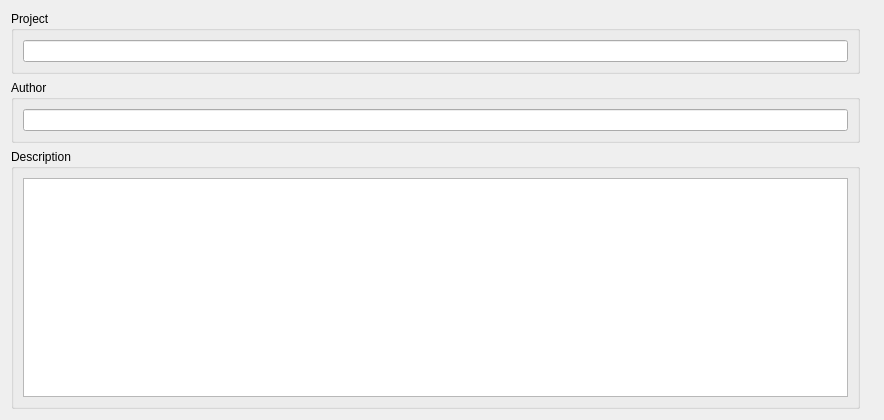
<?xml version="1.0" encoding="UTF-8"?>
<ui version="4.0">
 <class>Form</class>
 <widget class="QWidget" name="Form">
  <property name="geometry">
   <rect>
    <x>0</x>
    <y>0</y>
    <width>884</width>
    <height>420</height>
   </rect>
  </property>
  <property name="sizePolicy">
   <sizepolicy hsizetype="Preferred" vsizetype="Expanding">
    <horstretch>0</horstretch>
    <verstretch>0</verstretch>
   </sizepolicy>
  </property>
  <property name="windowTitle">
   <string>Form</string>
  </property>
  <layout class="QGridLayout" name="gridLayout_2">
   <item row="0" column="0">
    <layout class="QGridLayout" name="gridLayout">
     <item row="2" column="0">
      <widget class="QGroupBox" name="groupBox">
       <property name="sizePolicy">
        <sizepolicy hsizetype="Preferred" vsizetype="Preferred">
         <horstretch>0</horstretch>
         <verstretch>0</verstretch>
        </sizepolicy>
       </property>
       <property name="minimumSize">
        <size>
         <width>10</width>
         <height>0</height>
        </size>
       </property>
       <property name="maximumSize">
        <size>
         <width>10000</width>
         <height>10000</height>
        </size>
       </property>
       <property name="title">
        <string>Author</string>
       </property>
       <layout class="QHBoxLayout" name="horizontalLayout_10">
        <item>
         <widget class="QLineEdit" name="labelerEdit">
          <property name="sizePolicy">
           <sizepolicy hsizetype="Expanding" vsizetype="Preferred">
            <horstretch>0</horstretch>
            <verstretch>0</verstretch>
           </sizepolicy>
          </property>
          <property name="toolTip">
           <string>Project Author</string>
          </property>
          <property name="text">
           <string/>
          </property>
         </widget>
        </item>
       </layout>
      </widget>
     </item>
     <item row="1" column="0">
      <widget class="QGroupBox" name="groupBox_2">
       <property name="enabled">
        <bool>true</bool>
       </property>
       <property name="sizePolicy">
        <sizepolicy hsizetype="Expanding" vsizetype="Preferred">
         <horstretch>0</horstretch>
         <verstretch>0</verstretch>
        </sizepolicy>
       </property>
       <property name="title">
        <string>Project</string>
       </property>
       <layout class="QHBoxLayout" name="horizontalLayout_9">
        <item>
         <widget class="QLineEdit" name="projectNameEdit">
          <property name="sizePolicy">
           <sizepolicy hsizetype="Expanding" vsizetype="Preferred">
            <horstretch>0</horstretch>
            <verstretch>0</verstretch>
           </sizepolicy>
          </property>
          <property name="toolTip">
           <string>Project Title</string>
          </property>
          <property name="text">
           <string/>
          </property>
         </widget>
        </item>
       </layout>
      </widget>
     </item>
     <item row="3" column="0">
      <widget class="QGroupBox" name="groupBox_3">
       <property name="sizePolicy">
        <sizepolicy hsizetype="MinimumExpanding" vsizetype="Preferred">
         <horstretch>0</horstretch>
         <verstretch>1</verstretch>
        </sizepolicy>
       </property>
       <property name="title">
        <string>Description</string>
       </property>
       <layout class="QVBoxLayout" name="verticalLayout_4">
        <item>
         <widget class="QTextEdit" name="descriptionEdit">
          <property name="sizePolicy">
           <sizepolicy hsizetype="Expanding" vsizetype="Expanding">
            <horstretch>0</horstretch>
            <verstretch>0</verstretch>
           </sizepolicy>
          </property>
          <property name="toolTip">
           <string>A description of this project's contents</string>
          </property>
          <property name="html">
           <string>&lt;!DOCTYPE HTML PUBLIC &quot;-//W3C//DTD HTML 4.0//EN&quot; &quot;http://www.w3.org/TR/REC-html40/strict.dtd&quot;&gt;
&lt;html&gt;&lt;head&gt;&lt;meta name=&quot;qrichtext&quot; content=&quot;1&quot; /&gt;&lt;style type=&quot;text/css&quot;&gt;
p, li { white-space: pre-wrap; }
&lt;/style&gt;&lt;/head&gt;&lt;body style=&quot; font-family:'MS Shell Dlg 2'; font-size:8.25pt; font-weight:400; font-style:normal;&quot;&gt;
&lt;p style=&quot;-qt-paragraph-type:empty; margin-top:0px; margin-bottom:0px; margin-left:0px; margin-right:0px; -qt-block-indent:0; text-indent:0px; font-size:8pt;&quot;&gt;&lt;br /&gt;&lt;/p&gt;&lt;/body&gt;&lt;/html&gt;</string>
          </property>
         </widget>
        </item>
       </layout>
      </widget>
     </item>
     <item row="1" column="1" rowspan="3">
      <widget class="QLabel" name="label">
       <property name="maximumSize">
        <size>
         <width>288</width>
         <height>400</height>
        </size>
       </property>
       <property name="text">
        <string/>
       </property>
       <property name="pixmap">
        <pixmap>../../shell/gui/ilastik-logo-alternate-colors.png</pixmap>
       </property>
       <property name="scaledContents">
        <bool>true</bool>
       </property>
      </widget>
     </item>
    </layout>
   </item>
  </layout>
 </widget>
 <resources/>
 <connections/>
</ui>
